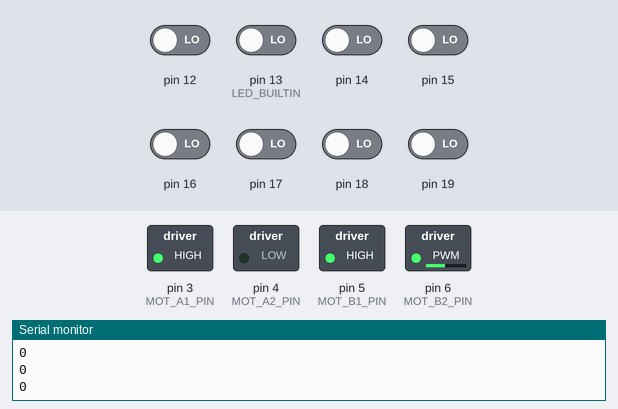
Recording of a sketch running on a simulated Arduino Uno, built with avr-gcc and run on an emulated ATmega328P. Parts: switched loads named in the sketch (green lamp = pin HIGH), the last lines printed to the serial monitor. The inputs (shaded band) are chosen by the test bench; at power-on: pin 12, pin 13 (LED_BUILTIN), pin 14–19 LOW.

Above: at 11.7 s.
11.8 s: pin 12 driven HIGH
At 13.0 s:
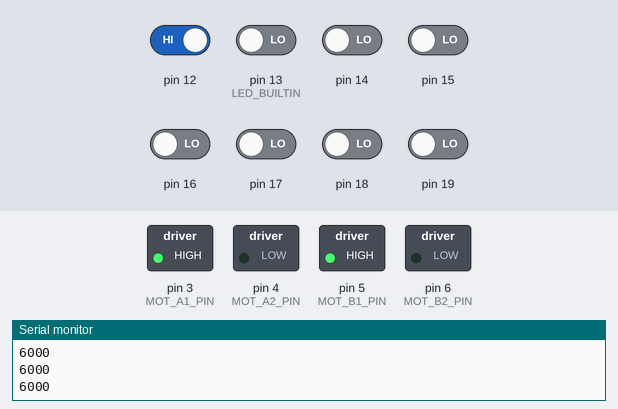
13.3 s: pin 17 driven HIGH
At 14.1 s:
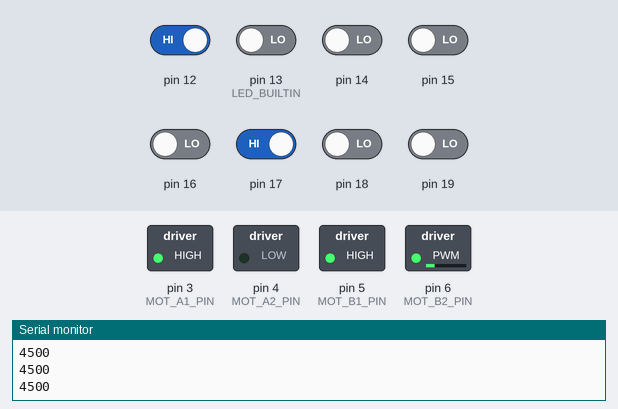
14.8 s: pin 18 driven HIGH
At 15.4 s:
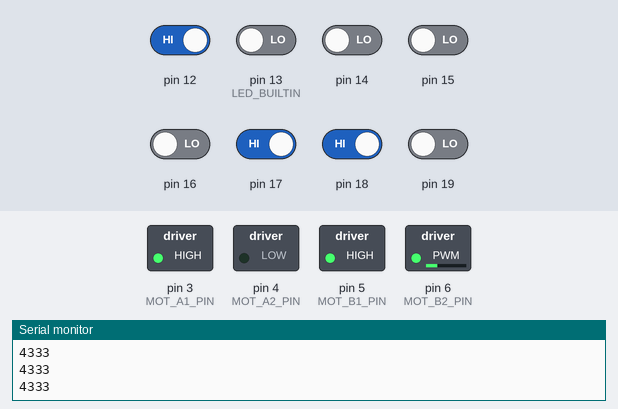
16.3 s: pin 13 (LED_BUILTIN) driven HIGH
At 17.5 s:
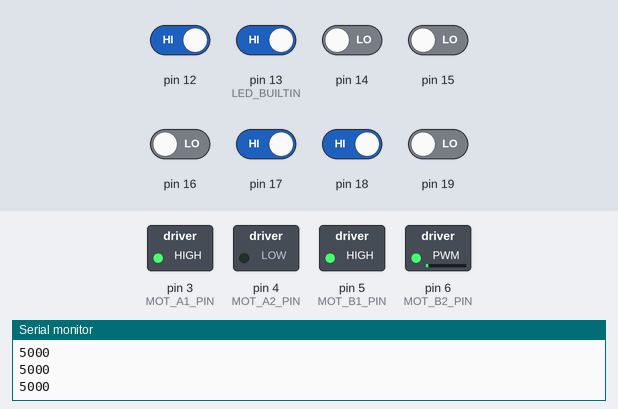
17.8 s: pin 14 driven HIGH
At 19.0 s:
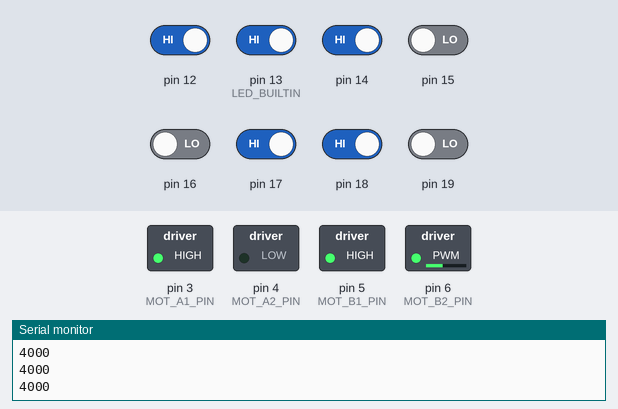
19.3 s: pin 19 driven HIGH
At 20.0 s:
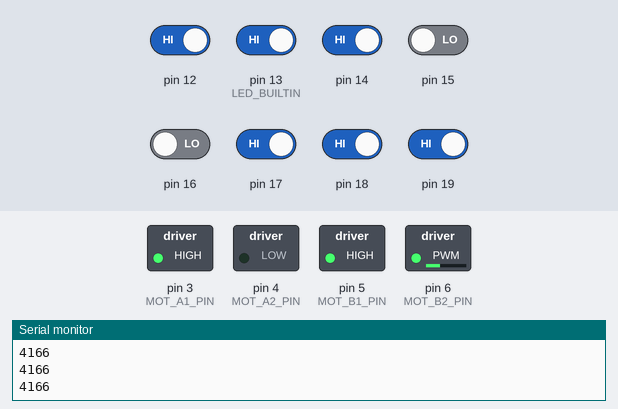
Timing chart, 0 to 21.8 s (numbered marks = the images above; inputs shaded):
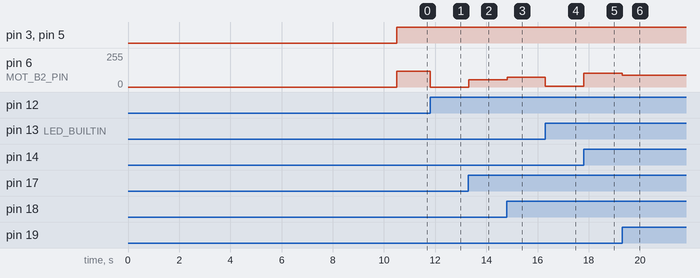

The sketch:

car.ino
```cpp
#include <QTRSensors.h>
#define MOT_A1_PIN 3
#define MOT_A2_PIN 4
#define MOT_B1_PIN 5
#define MOT_B2_PIN 6

const uint8_t maxspeeda = 120;
const uint8_t maxspeedb = 120;
const uint8_t basespeeda = 105;
const uint8_t basespeedb = 105;

QTRSensors qtr;

const uint8_t SensorCount = 8;
uint16_t sensorValues[SensorCount];

int lastError = 0;

float Kp = 0.1;
float Ki = 0.0;
float Kd = 0.0;
int P;
int I;
int D;


void setup() {
  Serial.begin(9600);
  qtr.setTypeRC();
  //Set up the sensor array pins
  qtr.setSensorPins((const uint8_t[]){14, 15, 16, 17, 18, 19, 12,13}, SensorCount);

  qtr.setEmitterPin(2);//LEDON PIN

  pinMode(MOT_A1_PIN, OUTPUT);
  pinMode(MOT_A2_PIN, OUTPUT);
  pinMode(MOT_B1_PIN, OUTPUT);
  pinMode(MOT_B2_PIN, OUTPUT);

  delay(500);
  calibration();
}

void calibration() {
  digitalWrite(LED_BUILTIN, HIGH);
  for (uint16_t i = 0; i < 400; i++)
  {
    qtr.calibrate();
  }
  digitalWrite(LED_BUILTIN, LOW);
}

void set_motor_pwm(int pwm, int IN1_PIN, int IN2_PIN)
{
  digitalWrite(IN1_PIN, HIGH);
  analogWrite(IN2_PIN, pwm);
}

void speedcontrol(int mota, int motb) {
  if (mota >= 0 && motb >= 0) {
    set_motor_pwm(mota, MOT_A1_PIN, MOT_A2_PIN);
    set_motor_pwm(motb, MOT_B1_PIN, MOT_B2_PIN);
  }
  if (mota < 0 && motb >= 0) {
    //dreapta
    mota = 0 - mota;
    set_motor_pwm(mota, MOT_A1_PIN, MOT_A2_PIN);
    set_motor_pwm(motb, MOT_B1_PIN, MOT_B2_PIN);
  }
  if (mota >= 0 && motb < 0) {
    //stanga
    motb = 0 - motb;
    set_motor_pwm(mota, MOT_A1_PIN, MOT_A2_PIN);
    set_motor_pwm(motb, MOT_B1_PIN, MOT_B2_PIN);
  }
}


void loop() {
  int poz = qtr.readLineBlack(sensorValues);
  Serial.println(poz);
  int error = poz - 4000;
  P = error;
  D = error - lastError;
  lastError = error;
  I = I + error;

  int motorspeed = Kp * error + Ki * I +  Kd * D;

  int motorspeeda = basespeeda + motorspeed;
  int motorspeedb = basespeedb - motorspeed;

  if (motorspeeda > maxspeeda) {
    motorspeeda = maxspeeda;
  }
  if (motorspeedb > maxspeedb) {
    motorspeedb = maxspeedb;
  }
  if (motorspeeda < 0) {
    motorspeeda = 0;
  }
  if (motorspeedb < 0) {
    motorspeedb = 0;
  }

  speedcontrol(motorspeeda, motorspeedb);

}
```

Measured:
- after the input at 11.8 s, pin 6 (MOT_B2_PIN): 120/255 → 0/255 at once
- after the input at 13.3 s, pin 6 (MOT_B2_PIN): 0/255 → 55/255 at once
- after the input at 14.8 s, pin 6 (MOT_B2_PIN): 55/255 → 72/255 at once
- after the input at 16.3 s, pin 6 (MOT_B2_PIN): 72/255 → 5/255 at once
- after the input at 17.8 s, pin 6 (MOT_B2_PIN): 5/255 → 105/255 at once
- after the input at 19.3 s, pin 6 (MOT_B2_PIN): 105/255 → 89/255 at once
